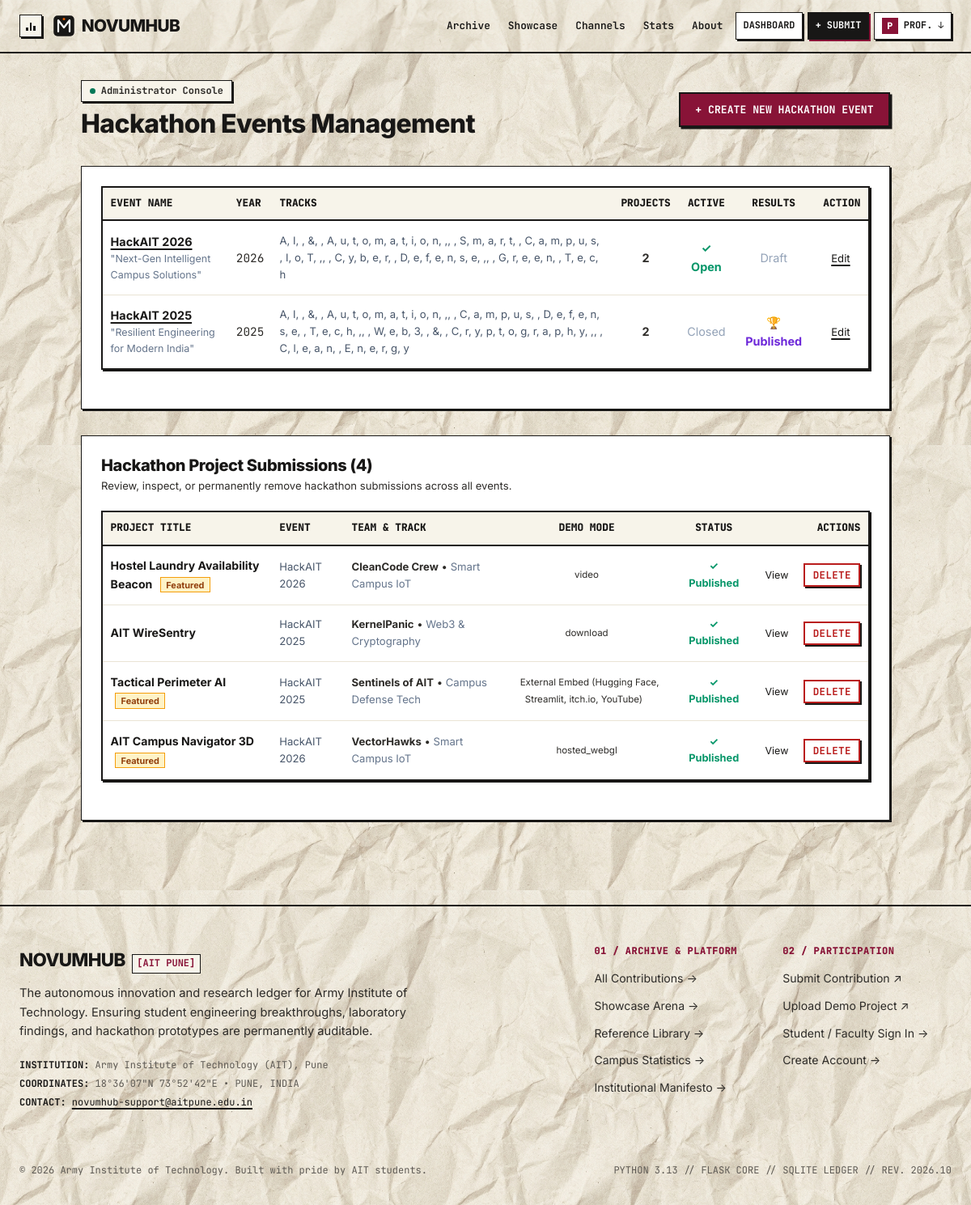
Before: /showcase/admin/events (signed in) with the older database file.
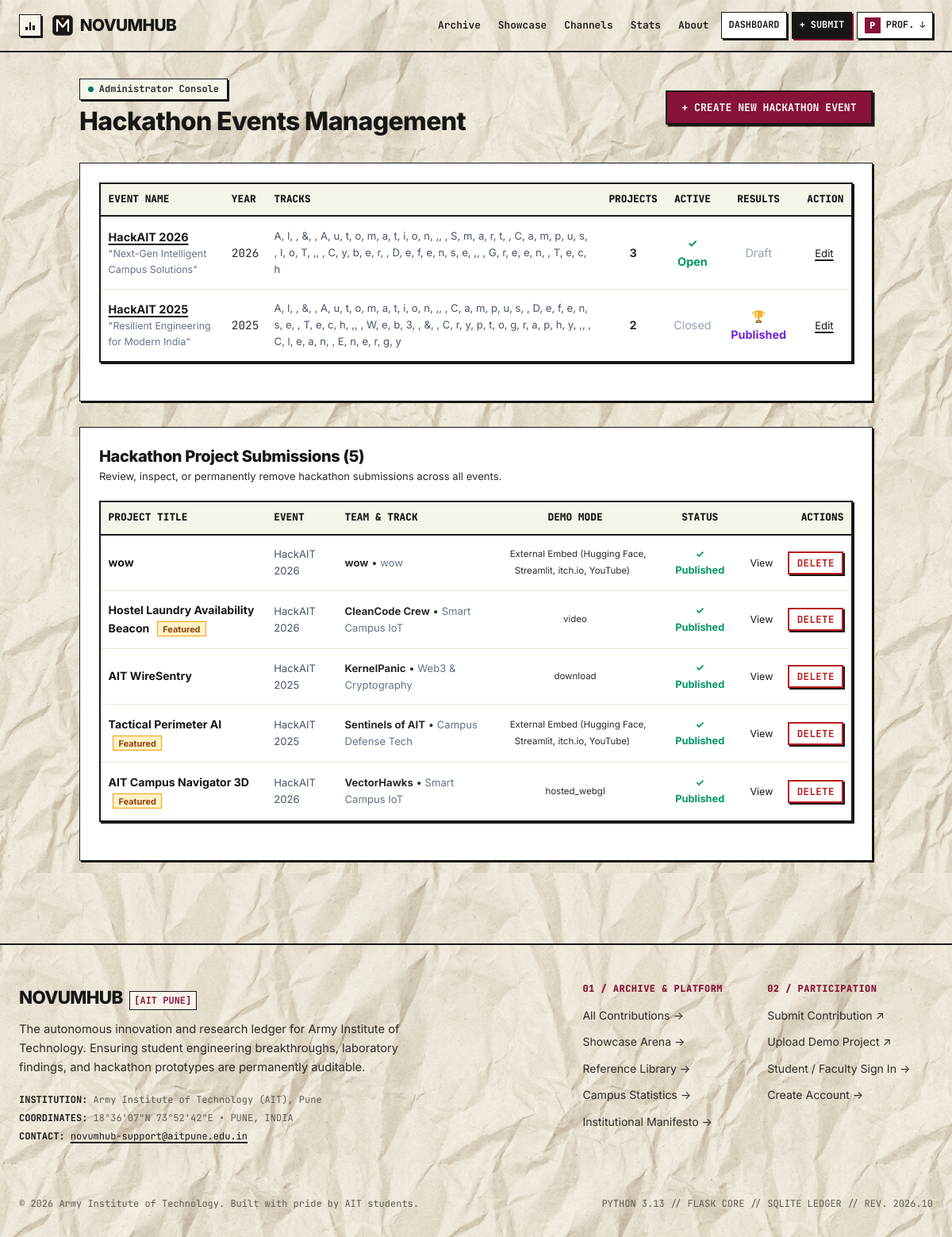
After: the same page with the newer database file.
### app/models.py (models this page shows, shortened)
class HackathonEvent(db.Model):
    __tablename__ = "hackathon_events"
    id = db.Column(db.Integer, primary_key=True)
    name = db.Column(db.String(150), nullable=False)
    year = db.Column(db.Integer, nullable=False)
    date_start = db.Column(db.Date, nullable=True)
    date_end = db.Column(db.Date, nullable=True)
    theme = db.Column(db.String(255), nullable=True)
    description = db.Column(db.Text, nullable=True)
    organiser = db.Column(db.String(150), nullable=True)
    _tracks = db.Column("tracks", db.Text, nullable=True, default="[]")
    is_active = db.Column(db.Boolean, default=True, nullable=False)
    results_published = db.Column(db.Boolean, default=False, nullable=False)
    created_at = db.Column(db.DateTime, default=utc_now)
    projects = db.relationship("ShowcaseProject", backref="event", lazy="select", cascade="all, delete-orphan")
    @property
    def tracks(self) -> list:
        if not self._tracks:
            return []
        try:
            return json.loads(self._tracks)
        except Exception:
            return []
    @tracks.setter
    def tracks(self, track_list: list):
        self._tracks = json.dumps(track_list or [])
    @property
    def tracks_list(self) -> list:
        return self.tracks

class ShowcaseProject(db.Model):
    __tablename__ = "showcase_projects"
    id = db.Column(db.Integer, primary_key=True)
    event_id = db.Column(db.Integer, db.ForeignKey("hackathon_events.id"), nullable=False, index=True)
    owner_id = db.Column(db.Integer, db.ForeignKey("users.id"), nullable=False, index=True)
    title = db.Column(db.String(200), nullable=False)
    pitch = db.Column(db.String(300), nullable=False)
    description = db.Column(db.Text, nullable=False)
    track = db.Column(db.String(100), nullable=False, default="General")
    team_name = db.Column(db.String(150), nullable=False)
    tech_tags = db.Column(db.String(255), nullable=True, default="")
    repo_url = db.Column(db.String(255), nullable=True)
    demo_mode = db.Column(db.String(50), nullable=False, default="hosted_build")
    demo_entry_path = db.Column(db.String(255), nullable=True)
    demo_external_url = db.Column(db.String(500), nullable=True)
    video_url = db.Column(db.String(500), nullable=True)
    demo_disabled = db.Column(db.Boolean, default=False, nullable=False)
    status = db.Column(db.String(50), nullable=False, default="Draft", index=True)
    is_reference = db.Column(db.Boolean, default=False, nullable=False, index=True)
    is_featured = db.Column(db.Boolean, default=False, nullable=False, index=True)
    linked_submission_id = db.Column(db.Integer, db.ForeignKey("submissions.id"), nullable=True)
    linked_submission = db.relationship("Submission", foreign_keys=[linked_submission_id], backref="linked_projects")
    created_at = db.Column(db.DateTime, default=utc_now, index=True)
    updated_at = db.Column(db.DateTime, default=utc_now, onupdate=utc_now)
    members = db.relationship("ProjectMember", backref="project", lazy="select", cascade="all, delete-orphan")
    assets = db.relationship("ProjectAsset", backref="project", lazy="select", cascade="all, delete-orphan")
    dev_notes = db.relationship("DevNote", backref="project", lazy="select", cascade="all, delete-orphan")
    judge_scores = db.relationship("JudgeScore", backref="project", lazy="select", cascade="all, delete-orphan")
    upvotes = db.relationship("Upvote", backref="showcase_project", lazy="dynamic", cascade="all, delete-orphan",
                             foreign_keys="Upvote.showcase_project_id")
    comments = db.relationship("Comment", backref="showcase_project", lazy="select",
                               order_by="Comment.created_at.asc()", cascade="all, delete-orphan",
                               foreign_keys="Comment.showcase_project_id")
    status_history = db.relationship("StatusChange", backref="showcase_project", lazy="select",
                                     order_by="StatusChange.created_at.asc()", cascade="all, delete-orphan",
                                     foreign_keys="StatusChange.showcase_project_id")
    @property
    def demo_mode_label(self) -> str:
        import site_config
        return site_config.SHOWCASE_DEMO_MODES.get(self.demo_mode, self.demo_mode)

### app/showcase/admin.py (the view)
@showcase_bp.route("/admin/events")
@login_required
def admin_events():
    require_admin()
    events = HackathonEvent.query.order_by(HackathonEvent.year.desc(), HackathonEvent.id.desc()).all()
    all_projects = ShowcaseProject.query.order_by(ShowcaseProject.created_at.desc()).all()
    return render_template("showcase/admin_events.html", events=events, all_projects=all_projects)

### app/models.py (called while the page is built)
    @property
    def is_reviewer(self) -> bool:
        return self.role in ("reviewer", "admin")

    @property
    def is_judge(self) -> bool:
        return self.role in ("judge", "admin")

    @property
    def is_admin(self) -> bool:
        return self.role == "admin"

    @property
    def active_warnings(self):
        return [w for w in self.warnings if not w.is_acknowledged]

### app/showcase/admin.py (called while the page is built)
def require_admin():
    if not current_user.is_authenticated or not current_user.is_admin:
        flash("Administrator access required.", "error")
        abort(403)

### templates/showcase/admin_events.html (shortened to what the changed rows need)
{% extends 'base.html' %}
{% block content %}
<div style="max-width: 1000px; margin: 0 auto 3rem auto;">
  <div style="display: flex; justify-content: space-between; align-items: center; margin-bottom: 2rem; flex-wrap: wrap; gap: 1rem;">
    <div>
      <h1 style="font-size: 2rem; font-weight: 800; color: var(--midnight-navy); margin: 0;">
        Hackathon Events Management
      </h1>
    </div>
  </div>
  {% if form %}
    <div style="background: #FFFFFF; border: 1px solid var(--border-color); border-radius: var(--radius-md); padding: 2rem; box-shadow: var(--shadow-sm);">
      <h3 style="font-size: 1.3rem; font-weight: 800; color: var(--midnight-navy); margin-bottom: 1.25rem;">
        {% if edit_event %}Edit Event: {{ edit_event.name }}{% else %}Create Hackathon Event{% endif %}
      </h3>
      <form method="POST">
        {{ form.hidden_tag() }}
        <div style="display: grid; grid-template-columns: 2fr 1fr; gap: 1rem; margin-bottom: 1rem;">
          <div>
            {{ form.name.label }}
            {{ form.name(placeholder="e.g. HackAIT 2026") }}
            {% for error in form.name.errors %}<small class="text-danger">{{ error }}</small>{% endfor %}
          </div>
          <div>
            {{ form.year.label }}
            {{ form.year(placeholder="2026") }}
          </div>
        </div>
        <div style="display: grid; grid-template-columns: 1fr 1fr; gap: 1rem; margin-bottom: 1rem;">
          <div>
            {{ form.theme.label }}
            {{ form.theme(placeholder="e.g. Code the Future, Empower Defense") }}
          </div>
          <div>
            {{ form.organiser.label }}
            {{ form.organiser(placeholder="e.g. Open Source Club (OSS), Dept of IT") }}
          </div>
        </div>
        <div style="margin-bottom: 1rem;">
          {{ form.tracks.label }}
          {{ form.tracks(placeholder="AI & Automation, Web3 & Security, Campus Tech, Hardware & IoT") }}
          <small style="color: #64748B;">Comma-separated list of competition tracks.</small>
        </div>
        <div style="margin-bottom: 1rem;">
          {{ form.description.label }}
          {{ form.description(rows=4, placeholder="Overview, rules, and timeline details...") }}
        </div>
        <div style="display: flex; gap: 2rem; margin-bottom: 1.75rem;">
          <label style="display: flex; align-items: center; gap: 0.5rem; font-weight: 600; cursor: pointer;">
            {{ form.is_active() }} Active for Student Submissions
          </label>
          <label style="display: flex; align-items: center; gap: 0.5rem; font-weight: 600; cursor: pointer;">
            {{ form.results_published() }} Publish Leaderboard & Results to Public
          </label>
        </div>
        <button type="submit" class="btn-editorial-primary" style="font-size: 1rem; padding: 0.75rem 2rem;">
          Save Hackathon Event
        </button>
      </form>
    </div>
  {% else %}
    <div style="background: #FFFFFF; border: 1px solid var(--border-color); border-radius: var(--radius-md); padding: 1.5rem; box-shadow: var(--shadow-sm);">
      {% if events %}
        <table style="width: 100%; border-collapse: collapse;">
          <thead>
            <tr style="border-bottom: 2px solid #E2E8F0; text-align: left; font-size: 0.85rem; color: #64748B;">
              <th style="padding: 0.6rem;">Event Name</th>
              <th style="padding: 0.6rem;">Year</th>
              <th style="padding: 0.6rem;">Tracks</th>
              <th style="padding: 0.6rem; text-align: center;">Projects</th>
              <th style="padding: 0.6rem; text-align: center;">Active</th>
              <th style="padding: 0.6rem; text-align: center;">Results</th>
              <th style="padding: 0.6rem; text-align: right;">Action</th>
            </tr>
          </thead>
          <tbody>
            {% for ev in events %}
              <tr style="border-bottom: 1px solid #E2E8F0; font-size: 0.9rem;">
                <td style="padding: 0.85rem 0.6rem;">
                  <strong><a href="{{ url_for('showcase.event_detail', event_id=ev.id) }}">{{ ev.name }}</a></strong>
                  {% if ev.theme %}
                    <div style="font-size: 0.78rem; color: #64748B;">"{{ ev.theme }}"</div>
                  {% endif %}
                </td>
                <td style="padding: 0.85rem 0.6rem; font-family: var(--font-mono);">{{ ev.year }}</td>
                <td style="padding: 0.85rem 0.6rem; color: #475569; font-size: 0.82rem;">
                  {{ ev.tracks_list|join(', ') }}
                </td>
                <td style="padding: 0.85rem 0.6rem; text-align: center; font-weight: 700;">
                  {{ ev.projects|length }}
                </td>
                <td style="padding: 0.85rem 0.6rem; text-align: center;">
                  {% if ev.is_active %}
                    <span style="color: #059669; font-weight: 700;">&#10003; Open</span>
                  {% else %}
                    <span style="color: #94A3B8;">Closed</span>
                  {% endif %}
                </td>
                <td style="padding: 0.85rem 0.6rem; text-align: center;">
                  {% if ev.results_published %}
                    <span style="color: var(--violet); font-weight: 700;">&#127942; Published</span>
                  {% else %}
                    <span style="color: #94A3B8;">Draft</span>
                  {% endif %}
                </td>
                <td style="padding: 0.85rem 0.6rem; text-align: right;">
                  <a href="{{ url_for('showcase.admin_event_edit', event_id=ev.id) }}" class="btn-editorial-outline" style="padding: 0.35rem 0.8rem; font-size: 0.82rem;">
                    Edit
                  </a>
                </td>
              </tr>
            {% endfor %}
          </tbody>
        </table>
      {% endif %}
    </div>
    <div style="background: #FFFFFF; border: 1px solid var(--border-color); border-radius: var(--radius-md); padding: 1.5rem; margin-top: 2rem; box-shadow: var(--shadow-sm);">
      <div style="display: flex; justify-content: space-between; align-items: center; margin-bottom: 1.25rem; flex-wrap: wrap; gap: 0.5rem;">
        <div>
          <h3 style="font-size: 1.25rem; font-weight: 800; color: var(--midnight-navy); margin: 0;">
            Hackathon Project Submissions ({{ all_projects|default([])|length }})
          </h3>
          <p style="color: var(--muted-text); font-size: 0.82rem; margin: 0.2rem 0 0 0;">
            Review, inspect, or permanently remove hackathon submissions across all events.
          </p>
        </div>
      </div>
      {% if all_projects %}
        <table style="width: 100%; border-collapse: collapse;">
          <thead>
            <tr style="border-bottom: 2px solid #E2E8F0; text-align: left; font-size: 0.85rem; color: #64748B;">
              <th style="padding: 0.6rem;">Project Title</th>
              <th style="padding: 0.6rem;">Event</th>
              <th style="padding: 0.6rem;">Team & Track</th>
              <th style="padding: 0.6rem; text-align: center;">Demo Mode</th>
              <th style="padding: 0.6rem; text-align: center;">Status</th>
              <th style="padding: 0.6rem; text-align: right;">Actions</th>
            </tr>
          </thead>
          <tbody>
            {% for proj in all_projects %}
              <tr style="border-bottom: 1px solid #E2E8F0; font-size: 0.88rem;">
                <td style="padding: 0.85rem 0.6rem;">
                  <strong><a href="{{ url_for('showcase.detail', project_id=proj.id) }}" style="color: var(--midnight-navy); text-decoration: none;">{{ proj.title }}</a></strong>
                  {% if proj.is_featured %}
                    <span style="font-size: 0.68rem; background: #FEF3C7; color: #92400E; font-weight: 700; padding: 0.1rem 0.4rem; border: 1px solid #F59E0B; margin-left: 0.35rem;">Featured</span>
                  {% endif %}
                </td>
                <td style="padding: 0.85rem 0.6rem; font-size: 0.82rem; color: #475569;">
                  {{ proj.event.name }}
                </td>
                <td style="padding: 0.85rem 0.6rem; font-size: 0.82rem;">
                  <strong>{{ proj.team_name }}</strong> &bull; <span style="color: #64748B;">{{ proj.track }}</span>
                </td>
                <td style="padding: 0.85rem 0.6rem; text-align: center; font-size: 0.8rem;">
                  <span class="category-pill-tag tag-infra" style="font-size: 0.72rem; padding: 0.15rem 0.45rem;">{{ proj.demo_mode_label }}</span>
                </td>
                <td style="padding: 0.85rem 0.6rem; text-align: center; font-size: 0.8rem;">
                  {% if proj.status == 'published' %}
                    <span style="color: #059669; font-weight: 700;">&#10003; Published</span>
                  {% elif proj.status == 'draft' %}
                    <span style="color: #94A3B8;">Draft</span>
                  {% else %}
                    <span style="color: #D97706;">{{ proj.status|capitalize }}</span>
                  {% endif %}
                </td>
                <td style="padding: 0.85rem 0.6rem; text-align: right; white-space: nowrap;">
                  <a href="{{ url_for('showcase.detail', project_id=proj.id) }}" class="btn-editorial-outline" style="padding: 0.25rem 0.6rem; font-size: 0.78rem; text-decoration: none; margin-right: 0.35rem;">
                    View
                  </a>
                  <form method="POST" action="{{ url_for('showcase.admin_project_delete', project_id=proj.id) }}" style="display: inline; margin: 0;" onsubmit="return confirm('Are you sure you want to permanently delete hackathon submission \'{{ proj.title }}\'? This action cannot be undone.');">
                    <button type="submit" class="btn-editorial-outline" style="padding: 0.25rem 0.6rem; font-size: 0.78rem; color: #b91c1c; border-color: #b91c1c; cursor: pointer; background: #ffffff;">
                      Delete
                    </button>
                  </form>
                </td>
              </tr>
            {% endfor %}
          </tbody>
        </table>
      {% else %}
        <div style="text-align: center; padding: 1.5rem; color: var(--muted-text); font-size: 0.9rem;">
          No hackathon submissions have been entered yet.
        </div>
      {% endif %}
    </div>
  {% endif %}
</div>
{% endblock %}

Changed rows visible on the page:
computed for HackathonEvent "HackAIT 2026": projects|length "2" → "3"
added ShowcaseProject: title "wow", event.name "HackAIT 2026", team_name "wow", track "wow", demo_mode_label "External Embed (Hugging Face, Streamlit, itch.io, YouTube)", status "✓ Published"
Other visible differences:
{{ all_projects|default([])|length }}: "4" → "5"
